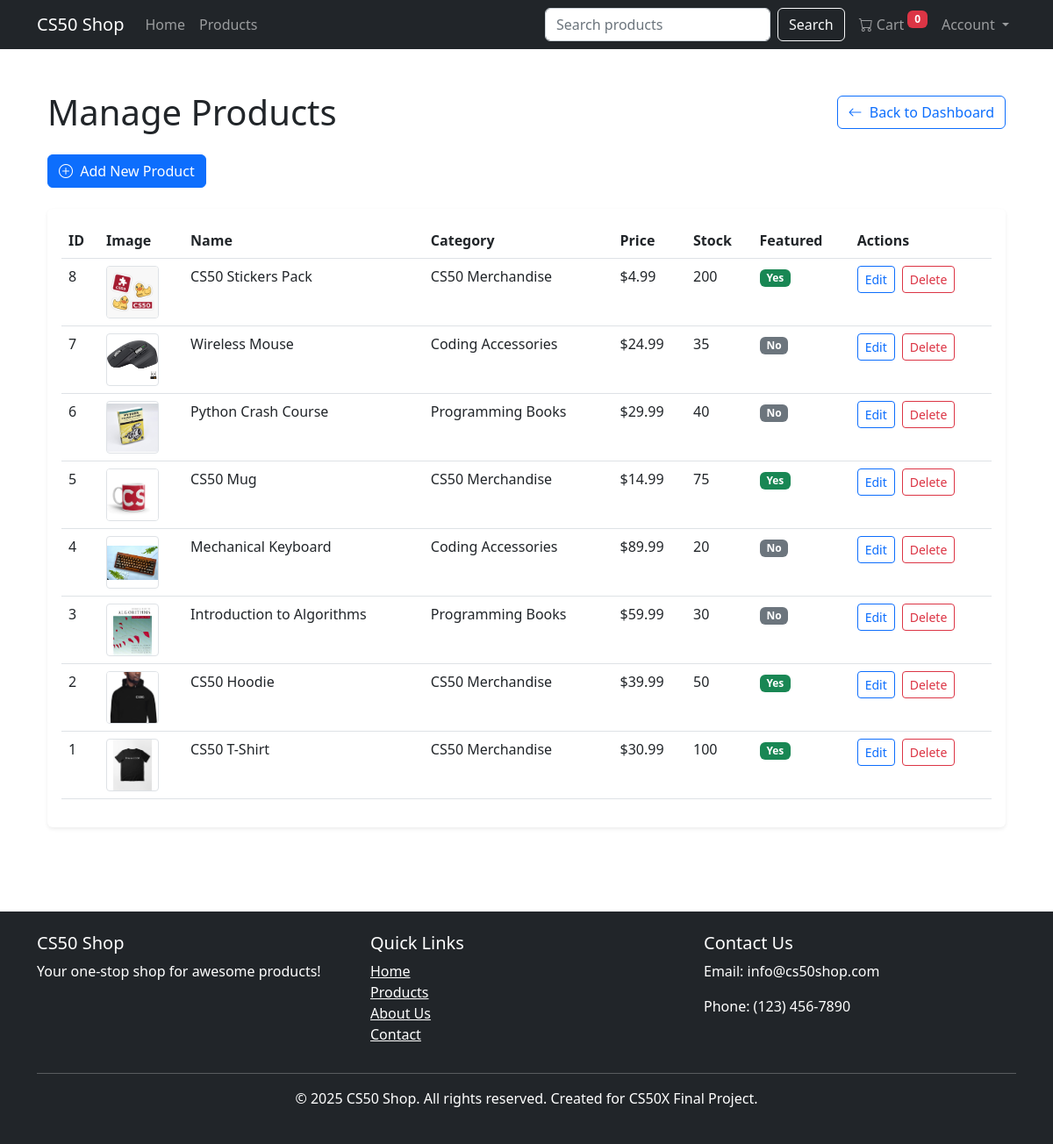
Page /admin/products (signed in) on the committed database.
### tables this page shows
CREATE TABLE products (
    id INTEGER PRIMARY KEY AUTOINCREMENT,
    name TEXT NOT NULL,
    description TEXT,
    price REAL NOT NULL,
    stock INTEGER DEFAULT 0,
    image_url TEXT,
    category_id INTEGER,
    featured INTEGER DEFAULT 0,
    created_at TIMESTAMP DEFAULT CURRENT_TIMESTAMP,
    FOREIGN KEY (category_id) REFERENCES categories (id)
);

CREATE TABLE categories (
    id INTEGER PRIMARY KEY AUTOINCREMENT,
    name TEXT NOT NULL,
    description TEXT
);

### app.py (the view, shortened to what this page needs)
@app.route("/admin/products", methods=["GET", "POST"])
@login_required
@admin_required
def admin_products():
    db.execute("SELECT p.*, c.name as category_name FROM products p JOIN categories c ON p.category_id = c.id ORDER BY p.id DESC")
    products = db.fetchall()
    db.execute("SELECT * FROM categories")
    categories = db.fetchall()
    return render_template("admin/products.html", products=products, categories=categories)

### app.py (called while the page is built)
@app.after_request
def after_request(response):
    response.headers["Cache-Control"] = "no-cache, no-store, must-revalidate"
    response.headers["Expires"] = 0
    response.headers["Pragma"] = "no-cache"
    return response

### helpers.py (called while the page is built)
def login_required(f):
    @wraps(f)
    def decorated_function(*args, **kwargs):
        if session.get("user_id") is None:
            flash("Please log in to access this page", "warning")
            return redirect(url_for("login"))
        return f(*args, **kwargs)
    return decorated_function

def admin_required(f):
    @wraps(f)
    def decorated_function(*args, **kwargs):
        if not session.get("is_admin"):
            flash("You don't have permission to access this page", "danger")
            return redirect(url_for("index"))
        return f(*args, **kwargs)
    return decorated_function

### templates/admin/products.html (shortened to what this page needs)
{% extends "layout.html" %}
{% block main %}
    <div class="container py-4">
        <div class="d-flex justify-content-between align-items-center mb-4">
            <h1 class="mb-0">Manage Products</h1>
            <a href="/admin/dashboard" class="btn btn-outline-primary">
                <i class="bi bi-arrow-left me-1"></i> Back to Dashboard
            </a>
        </div>
        <div class="mb-4">
            <button type="button" class="btn btn-primary" data-bs-toggle="modal" data-bs-target="#addProductModal">
                <i class="bi bi-plus-circle me-1"></i> Add New Product
            </button>
        </div>
        <div class="card border-0 shadow-sm">
            <div class="card-body">
                {% if products %}
                <div class="table-responsive">
                    <table class="table table-hover">
                        <thead>
                            <tr>
                                <th>ID</th>
                                <th>Image</th>
                                <th>Name</th>
                                <th>Category</th>
                                <th>Price</th>
                                <th>Stock</th>
                                <th>Featured</th>
                                <th>Actions</th>
                            </tr>
                        </thead>
                        <tbody>
                            {% for product in products %}
                            <tr>
                                <td>{{ product.id }}</td>
                                <td>
                                    <img src="{{ product.image_url }}" alt="{{ product.name }}" class="admin-product-image">
                                </td>
                                <td>{{ product.name }}</td>
                                <td>{{ product.category_name }}</td>
                                <td>${{ product.price }}</td>
                                <td>{{ product.stock }}</td>
                                <td>
                                    {% if product.featured %}
                                    <span class="badge bg-success">Yes</span>
                                    {% else %}
                                    <span class="badge bg-secondary">No</span>
                                    {% endif %}
                                </td>
                                <td>
                                    <div class="d-flex">
                                        <button type="button" class="btn btn-sm btn-outline-primary me-2"
                                                data-bs-toggle="modal" data-bs-target="#editProductModal{{ product.id }}">
                                            Edit
                                        </button>
                                        <button type="button" class="btn btn-sm btn-outline-danger"
                                                data-bs-toggle="modal" data-bs-target="#deleteProductModal{{ product.id }}">
                                            Delete
                                        </button>
                                    </div>
                                </td>
                            </tr>
                            {% endfor %}
                        </tbody>
                    </table>
                </div>
                {% else %}
                <div class="alert alert-info">
                    No products found. Click the "Add New Product" button to create your first product.
                </div>
                {% endif %}
            </div>
        </div>
    </div>
{% endblock %}

### static/css/styles.css (style rules this page uses)
body { min-height: 100vh; display: flex; flex-direction: column; font-family: 'Segoe UI', Tahoma, Geneva, Verdana, sans-serif; }
.admin-product-image { width: 60px; height: 60px; object-fit: contain; border-radius: 4px; border: 1px solid #dee2e6; }

### rows in the picture
products: id "8", image_url (picture), name "CS50 Stickers Pack", category_name "CS50 Merchandise", price "4.99", stock "200", featured "Yes"
products: id "7", image_url (picture), name "Wireless Mouse", category_name "Coding Accessories", price "24.99", stock "35", featured "No"
products: id "6", image_url (picture), name "Python Crash Course", category_name "Programming Books", price "29.99", stock "40", featured "No"
products: id "5", image_url (picture), name "CS50 Mug", category_name "CS50 Merchandise", price "14.99", stock "75", featured "Yes"
products: id "4", image_url (picture), name "Mechanical Keyboard", category_name "Coding Accessories", price "89.99", stock "20", featured "No"
products: id "3", image_url (picture), name "Introduction to Algorithms", category_name "Programming Books", price "59.99", stock "30", featured "No"
products: id "2", image_url (picture), name "CS50 Hoodie", category_name "CS50 Merchandise", price "39.99", stock "50", featured "Yes"
products: id "1", image_url (picture), name "CS50 T-Shirt", category_name "CS50 Merchandise", price "30.99", stock "100", featured "Yes"
